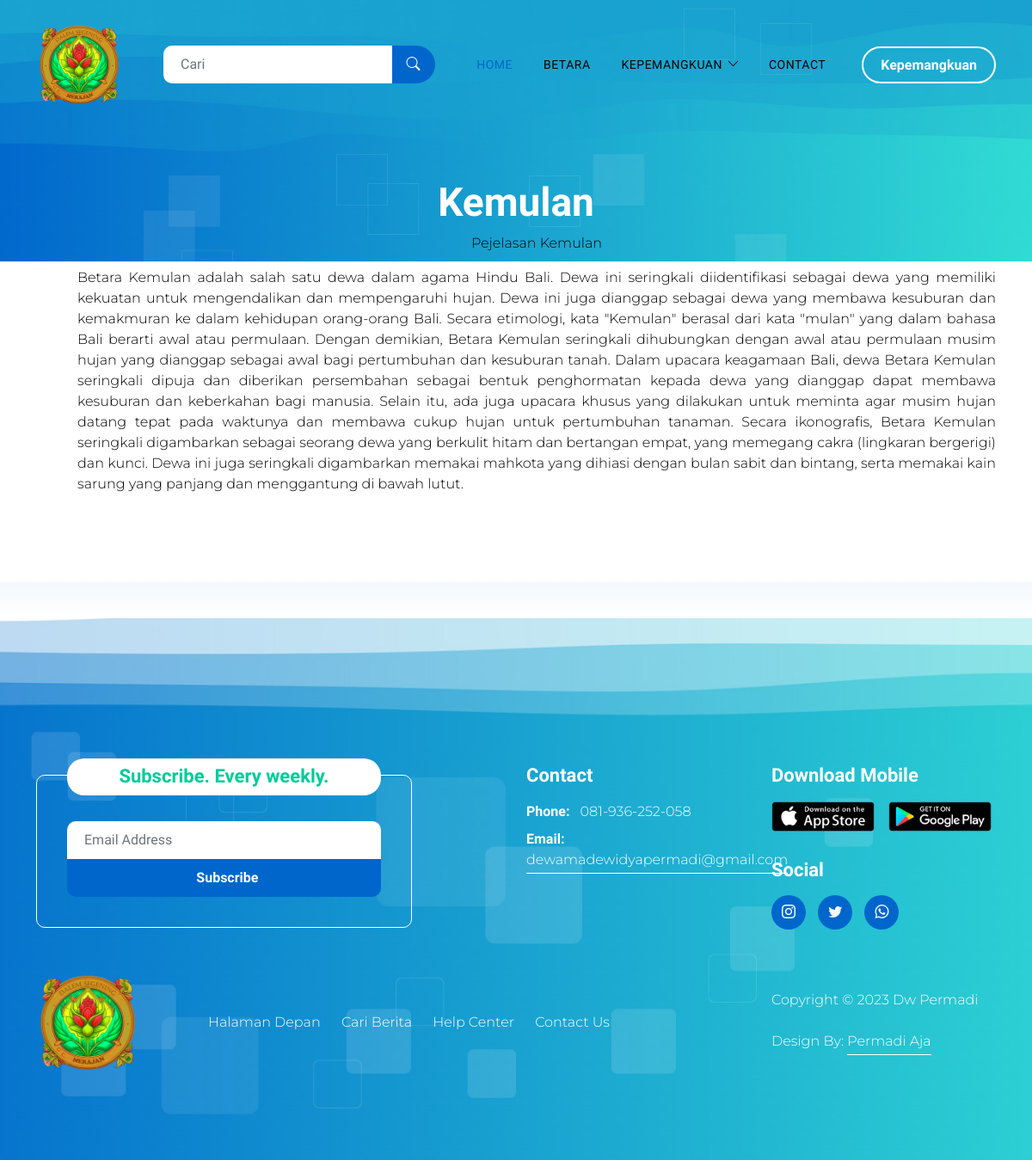
/1/, run on the app's committed database.
### myapp/models.py (models this page shows, shortened)
class Betara(models.Model):
    nomor = models.IntegerField()
    nama = models.CharField(max_length=255)
    jenis = models.CharField(max_length=255)
    image = models.CharField(max_length=10000, default="https://p.kindpng.com/picc/s/79-798754_hoteles-y-centros-vacacionales-dish-placeholder-hd-png.png")
    penjelasan = models.TextField()

### myapp/views.py (the view)
# urls.py: path('<int:betara_id>/',views.detailbetara, name='detailbetara'),
def detailbetara(request,betara_id):
    item = Betara.objects.get(pk=betara_id)
    context = {
        'item':item,
    }
    return render(request,'satria/detailbetara.html',context)

### myapp/templates/satria/detailbetara.html (shortened to what this page needs)
{% load static %}
<!DOCTYPE html>
<html lang="en">
<head>
    <link rel="stylesheet" href="{% static 'css/bs.css' %}" />
    <link rel="stylesheet" href="{% static 'css/bootstrap-icons.css' %}" />
    <link rel="stylesheet" href="{% static 'css/owl.carousel.min.css' %}" />
    <link rel="stylesheet" href="{% static 'css/owl.theme.default.min.css' %}" />
    <link href="{% static 'css/templatemo-pod-talk.css' %}" rel="stylesheet" />
</head>
<body>
    <main>
        {% include "satria/navbarbiasa.html" %}
        <section class="hero-section">
            <div class="container">
              <div class="row">
                <div class="col-lg-12 col-12">
                  <div class="text-center mb-5 pb-2">
                    <h2 class="text-white">{{ item.nama }}</h2>
                    <p class="text-black">Pejelasan {{ item.nama }}</p>
                    <p class="text-black" align="justify">{{ item.penjelasan }}</p>
                  </div>
                </div>
              </div>
            </div>
          </section>
    </main>
    <footer class="site-footer">{% include "satria/footer.html" %}</footer>
</body>
</html>

### assets/css/templatemo-pod-talk.css (style rules this page uses)
:root { --white-color: #ffffff; --primary-color: #00CC99; --secondary-color: #0066CC; --section-bg-color: #f0f8ff; --custom-btn-bg-color: #0066CC; --custom-btn-bg-hover-color: #00CC99; --dark-color: #000000; --p-color: #717275; --border-color: #7fffd4; --link-hover-color: #0066CC; --body-font-family: 'Montserrat', sans-serif; --title-font-family: 'Sono', sans-serif; --h1-font-size: 58px; --h2-font-size: 46px; --h3-font-size: 32px; --h4-font-size: 28px; --h5-font-size: 24px; --h6-font-size: 22px; --p-font-size: 16px; --menu-font-size: 14px; --border-radius-large: 100px; --border-radius-medium: 20px; --border-radius-small: 10px; --font-weight-light: 300; --font-weight-normal: 400; --font-weight-medium: 500; --font-weight-semibold: 600; --font-weight-bold: 700; }
body { background-color: var(--white-color); font-family: var(--body-font-family); }
h2, h3, h4, h5, h6 { color: var(--dark-color); }
h1, h2, h3, h4, h5, h6 { font-family: var(--title-font-family); font-weight: var(--font-weight-semibold); }
h2 { font-size: var(--h2-font-size); font-weight: var(--font-weight-bold); }
p { color: var(--p-color); font-size: var(--p-font-size); font-weight: var(--font-weight-light); }
main { position: relative; z-index: 1; }
.hero-section { background-image: url('../images/templatemo-wave-banner.jpg'), linear-gradient(#348CD2, #FFFFFF); background-repeat: no-repeat; background-size: 108% 76%; background-position: top; padding-top: 200px; }
.site-footer { background-image: url('../images/templatemo-wave-footer.jpg'), linear-gradient(#FFFFFF, #348CD2); background-repeat: no-repeat; background-size: cover; background-position: center; margin-top: -80px; padding-top: 100px; padding-bottom: 150px; }
@media screen and (max-width: 1240px) { .hero-section { background-size: 116%; } }

### data on the page
Betara: nama "Kemulan", penjelasan "Betara Kemulan adalah salah satu dewa dalam agama Hindu Bali. Dewa ini seringkali diidentifikasi sebagai dewa yang memiliki kekuatan untuk mengendalikan dan mempengaruhi hujan. Dewa ini juga dianggap sebagai dewa yang membawa kesuburan dan kemakmuran ke dalam kehidupan orang-orang Bali. Secara etimologi, kata \"Kemulan\" berasal dari kata \"mulan\" yang dalam bahasa Bali berarti awal atau permulaan. Dengan demikian, Betara Kemulan seringkali dihubungkan dengan awal atau permulaan musim hujan yang dianggap sebagai awal bagi pertumbuhan dan kesuburan tanah. Dalam upacara keagamaan Bali, dewa Betara Kemulan seringkali dipuja dan diberikan persembahan sebagai bentuk penghormatan kepada dewa yang…"
